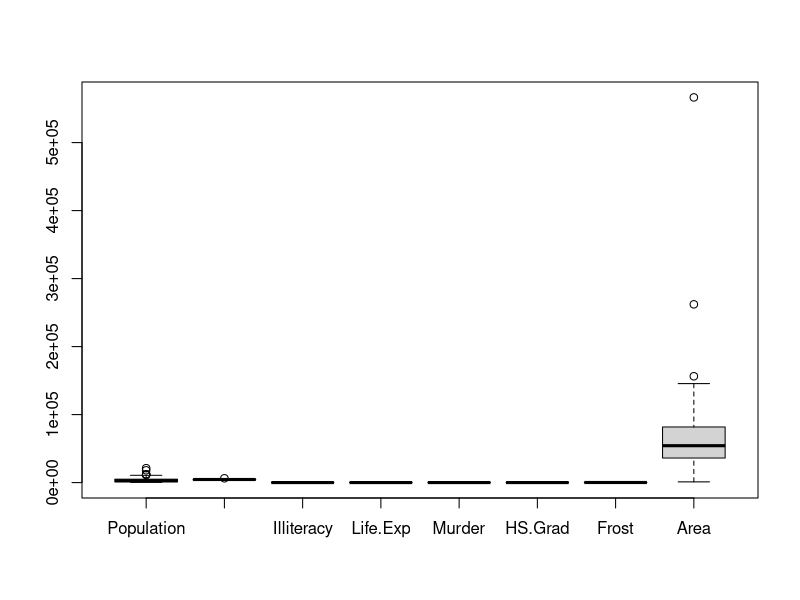
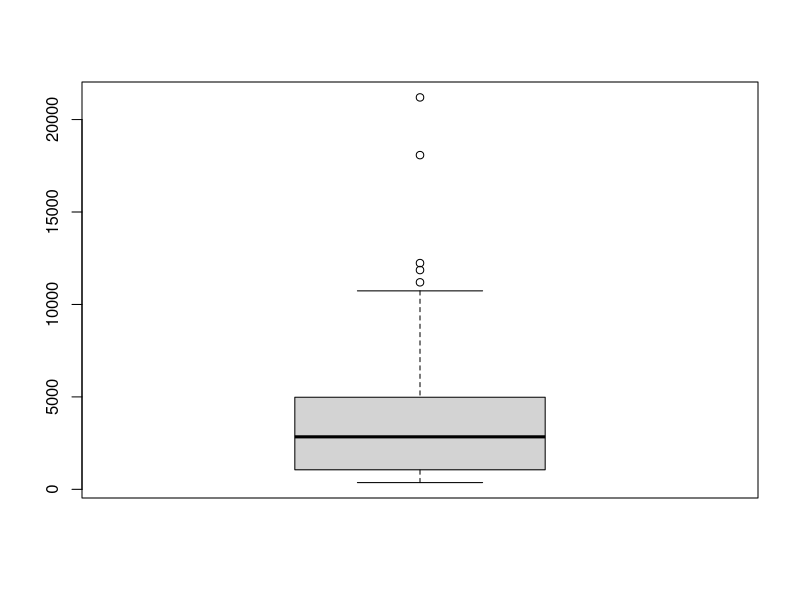
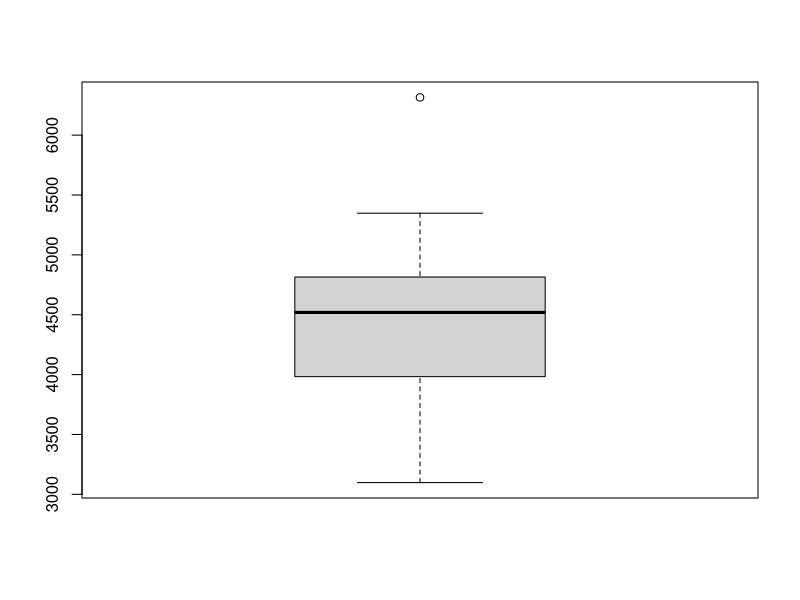
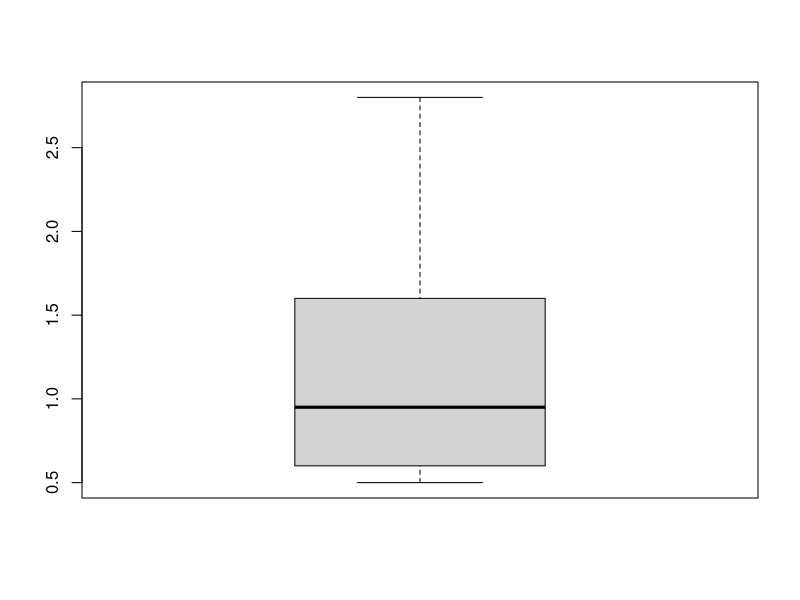
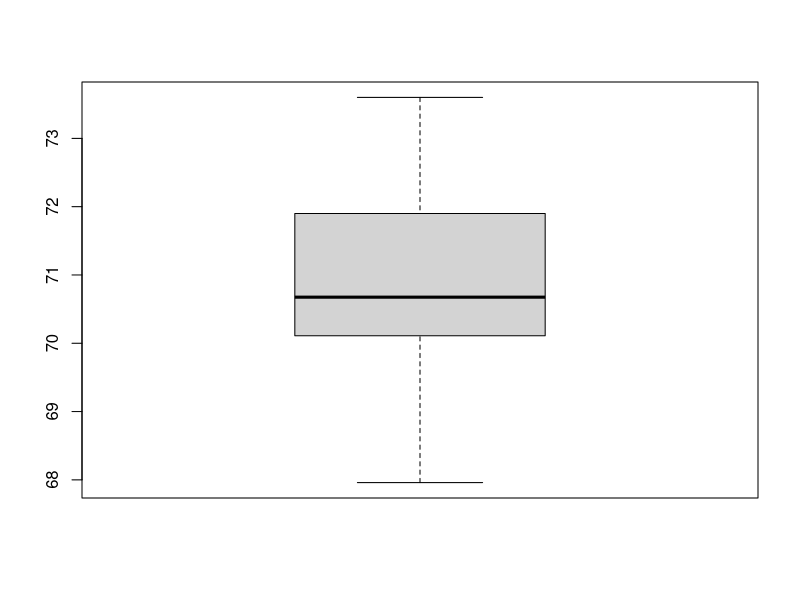
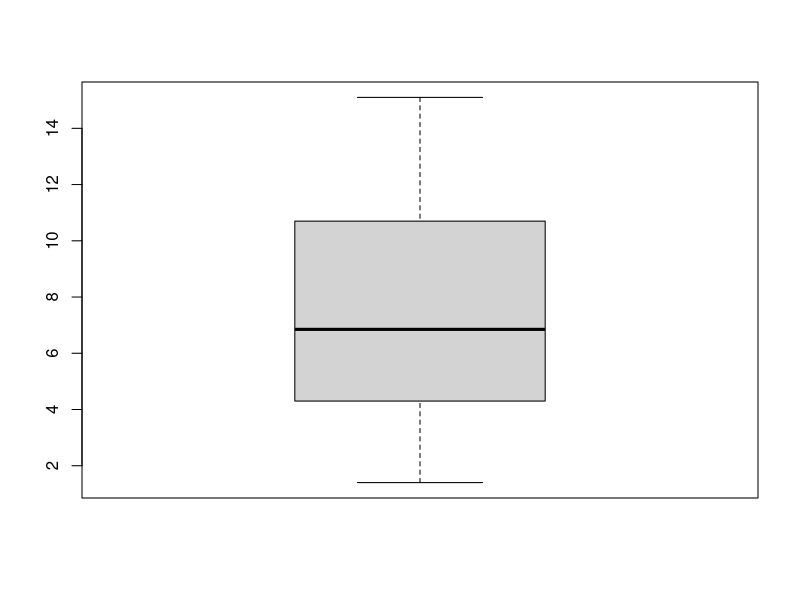
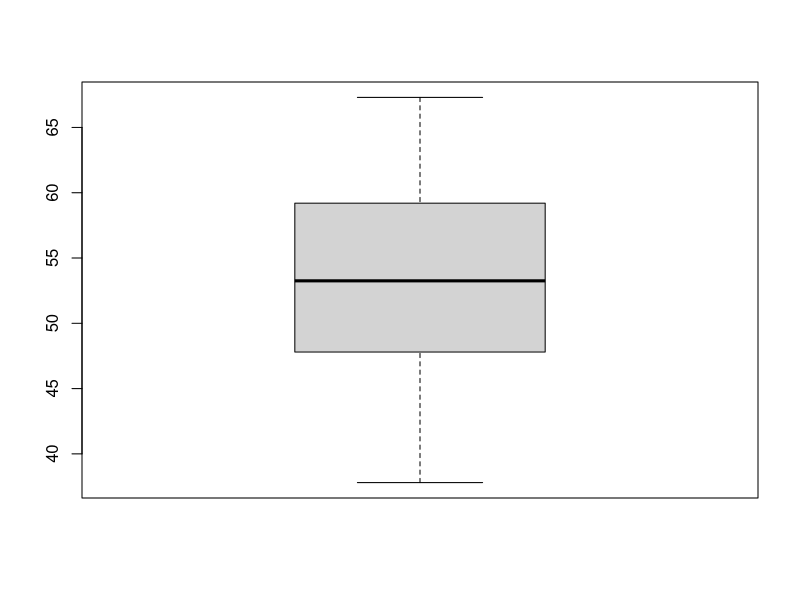
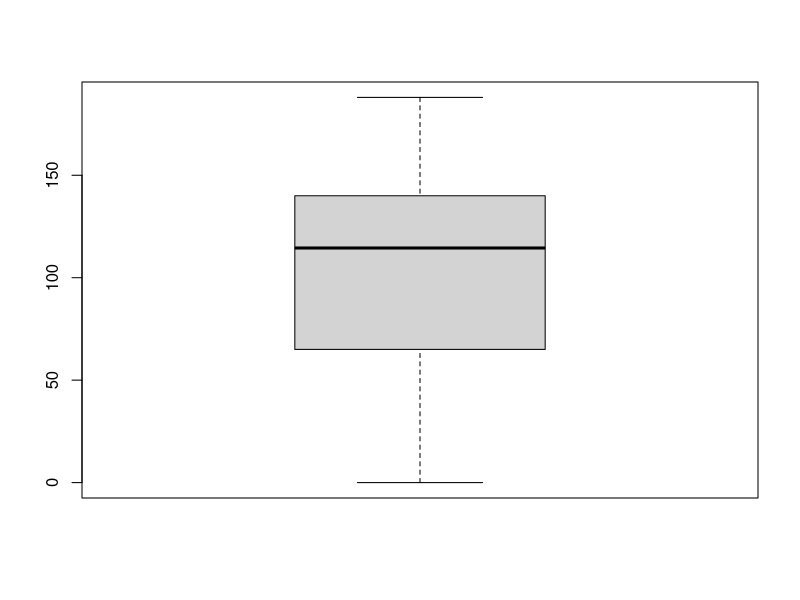

Write the R code that produced these figures, in order.
#
# 작성자 : 정규진
# 작성일 : 2019.12.4
# 제출일 : 2019.12.5
#

#문1) 다음과 같이 결측값이 포함된 데이터셋 ds를 생성한 후, 다음 문제를 해결하기 위한 R 코드를 작성하시오.

ds <- state.x77
ds[2,3] <- NA; ds[3,1] <- NA; ds[2,4] <- NA; ds[4,3] <- NA

#(1) 각 열별로 결측값이 몇 개인지 출력하시오.
apply(ds, 2, function(y) sum(is.na(y)))

#(2) 결측값이 포함된 행들의 데이터를 출력하시오.
ds[rowSums(is.na(ds))>0,]

#(3) 결측값이 포함된 행은 몇 개인지 출력하시오.
sum(rowSums(is.na(ds))>0)

#(4) 결측값이 포함된 행들을 제외하고 새로운 데이터셋 ds.new를 만들어보시오.
ds.new <- ds[ complete.cases(ds) ,]
ds.new
#점검
nrow(ds.new); nrow(ds)

#문2) 다음과 같이 state.x77 데이터셋을 st에 저장한 후 다음 문제를 해결하기 위한 R 코드를 작성하시오.

st <- data.frame(state.x77)

#(1) st의 각 변수(열)들에 대해 특이값이 존재하는지 상자그림을 그려 확인하시오.
str(st)
boxplot(st)
boxplot(st$Population) #존재
boxplot(st$Income) #존재
boxplot(st$Illiteracy)
boxplot(st$Life.Exp)
boxplot(st$Murder)
boxplot(st$HS.Grad)
boxplot(st$Frost)
boxplot(st$Area) #존재

#(2) 특이값이 존재하는 경우 이상치를 NA로 대체하여 저장하시오.
out.pop <- boxplot.stats(st$Population)$out
st$Population[st$Population %in% out.pop] <- NA
out.Inc <- boxplot.stats(st$Income)$out
st$Income[st$Income %in% out.Inc] <- NA
out.Area <- boxplot.stats(st$Area)$out
st$Area[st$Area %in% out.Area] <- NA

#확인
sum(is.na(st$Population))
sum(is.na(st$Income))
sum(is.na(st$Area))
sum(is.na(st))

#(3) st에서 NA가 존재하는 행들을 제거하여 st2에 저장하시오.
st2 <- st[ complete.cases(st) , ]
st2
#확인
sum(is.na(st2))

#문3)R에서 제공하는 airquality 데이터셋에 대해 다음의 문제를 해결하기 위한 R 코드를 작성하시오.
#(1) airquality를 AQ에 저장하시오.
AQ <- airquality
str(AQ)

#(2) AQ에서 열별로 NA의 개수를 출력하시오.
apply(AQ, 2, function(y) sum(is.na(y)))

#(3) AQ에서 행별로 NA의 개수를 출력하시오.
rowSums(is.na(AQ))

#(4) AQ에서 NA를 포함하지 않은 행들만 출력하시오.
AQ[ complete.cases(AQ) ,]

#(5) AQ에서 NA를 NA가 속한 열의 평균값으로 치환하여 AQ2로 저장하고, AQ2의 내용을 출력하시오.		
AQ2 <- AQ
AQ2$Ozone[is.na(AQ2$Ozone)] <- mean(AQ2$Ozone, na.rm = T)
AQ2$Solar.R[is.na(AQ2$Solar.R)] <- mean(AQ2$Solar.R, na.rm = T)
AQ2
#확인
sum(is.na(AQ2))

#문4) R에서 제공하는 state.x77 데이터셋에 대하여 다음 문제를 해결하기 위한 R 코드를 작성하시오.

#(1) state.x77 데이터셋을 Population(인구수)를 기준으로 오름차순 정렬하시오.
library(dplyr)
st <- data.frame(state.x77, names=T)
st
st %>% arrange(Population)
#arrange는 rowname이 손실됨
st[order(st$Population) , ]

#(2) state.x77 데이터셋을 Income(소득)을 기준으로 내림차순 정렬하시오.
st %>% arrange(desc(Income))
st[order(st$Income, decreasing = T),]

#(3) Illiteracy(문맹률)가 낮은 상위 10개 주의 이름과 문맹률을 출력하시오.	
rownames(st[order(st$Illiteracy),][1:10,])
st[order(st$Illiteracy),][1:10,"Illiteracy"]

st %>%
  mutate( st.name = rownames(st) ) %>% 
  arrange( Illiteracy ) %>% 
  select( st.name, Illiteracy ) %>% 
  head( 10 )

tmp <- state.x77[ order( state.x77[ , 'Illiteracy' ] ), ]
tmp
tmp[ 1:10, 'Illiteracy' ]


#문5) R에서 제공하는 mtcars 데이터셋에 대하여 다음 문제를 해결하기 위한 R 코드를 작성하시오.

#(1) mtcars 데이터셋을 gear(기어)의 개수에 따라 그룹을 나누어 mt.gear에 저장하시오.(단, split() 함수를 사용)
mt.gear <- split(mtcars, mtcars$gear)
mt.gear

#(2) mt.gear에서 gear(기어)의 개수가 4인 그룹의 데이터를 출력하시오.
mt.gear['4']

#(3) mt.gear에서 gear(기어)의 개수가 3인 그룹과 5인 그룹의 데이터를 합쳐서 mt.gear.35에 저장하고 내용을 출력하시오.
library(dplyr)
mt.gear.35 <- bind_rows(mt.gear['3'], mt.gear['5'])
mt.gear.35

#(4) mtcars 데이터셋에서 wt(중량)가 1.5~3.0 사이인 행들을 추출하여 출력하시오.
mtcars %>% filter(wt > 3.0 & wt < 5.0) #첫번째
subset(mtcars, mtcars$wt > 3.0 & mtcars$wt < 5.0 ) #두번쨰

#문6) 다음의 문제를 해결하기 위한 R코드를 작성하시오.

#다음과 같이 데이터프레임 authors와 books를 생성하고 authors와 books의 내용을 출력하시오.	

authors <- data.frame( surname = c( "Twein", "Venables", "Tierney", "Ripley", "McNeil" ),
                       nationality = c( "US", "Australia", "US", "UK", "Australia" ),
                       retired = c( "yes", rep( "no", 4 ) ),
                       stringsAsFactors = F)
books <- data.frame( name = c( "Johns", "Venables", "Tierney", "Ripley", "Ripley", "McNeil" ),
                     title = c( "Exploratory Data Analysis", 
                                "Modern Applied Statistics ...",
                                "LISP-STAT",
                                "Spatial Statistics", "Stochastic Simulation",
                                "Interactive Data Analysis" ),
                     other.author = c( NA, "Ripley", NA, NA, NA, NA ),
                     stringsAsFactors = F)

authors
books

#(1) surname과 name을 공통 열로 하여 authors와 books를 병합하여 출력하시오
#(두데이터프레임에서 공통 열의 값이 일치하는 것들만 병합).
library(dplyr)
inner_join(authors, books, by=c("surname"="name")) #첫번째 방법
#오류가 떠서 위에 데이터프레임에 stringsAsFactors = F 추가함
str(authors)
str(books)
merge(authors, books, by.x=c("surname"), by.y=c("name")) #두번째 방법

#(2) surname과 name을 공통 열로 하여 authors와 books를 병합하여 출력하되
#authors의 행들이 모두 표시되도록 하시오.
left_join(authors, books, by=c("surname"="name"))
merge(authors, books, by.x=c("surname"), by.y=c("name"), all = T)

#(3) surname과 name을 공통 열로 하여 authors와 books를 병합하여 출력하되 books의 행들은 모두 표시되도록 하시오.
left_join(books, authors, by=c("name"="surname"))
merge(authors, books, by.x=c("surname"), by.y=c("name"), all.y=T)

#(4) surname과 other.author를 공통 열로 하여 authors와 books를 병합하여 출력하시오.	
full_join(authors, books, by=c("surname"="other.author"))
merge(authors, books, by.x=c("surname"), by.y=c("other.author"), all=T)

